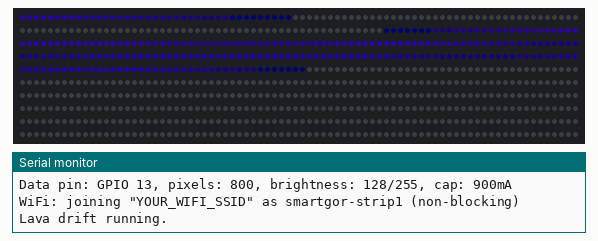
Recording of a sketch running on a simulated ESP32. On the bench: 800 RGB LEDs in strip order, left to right, continuing on the next row, the last lines printed to the serial monitor. Dim RGB values are drawn brighter than linear; WiFi joins after 1.5 s; servers stay silent unless stated; random numbers use the default seed unless the sketch sets one.

Above: at 0.7 s.
At 10.26 s:
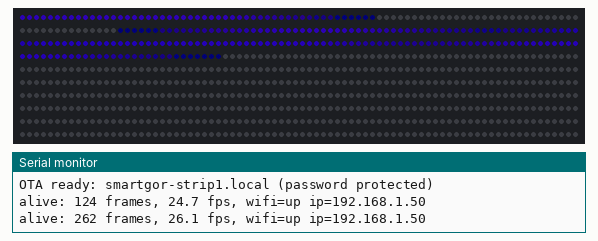
At 15.19 s:
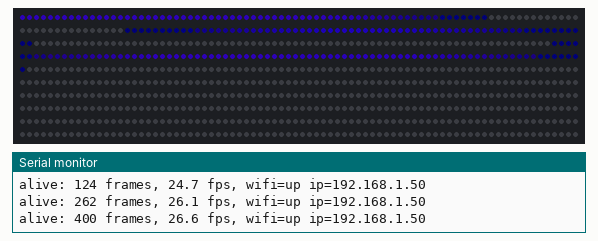
At 17.66 s:
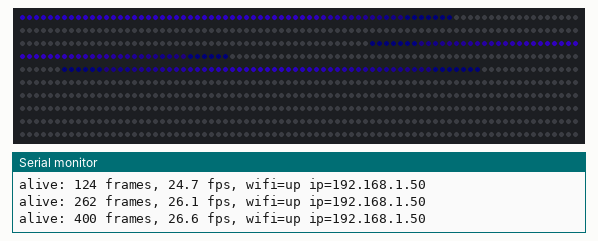
At 20.12 s:
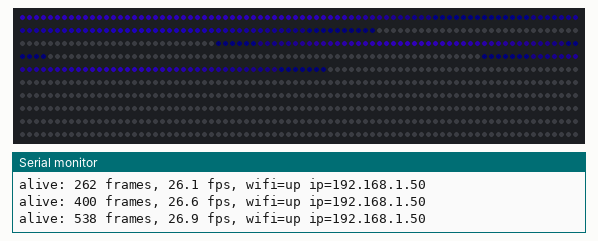
At 39.24 s:
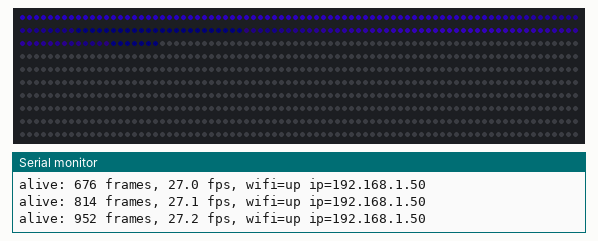

The sketch:

fcob-test.ino
```cpp
// FCOB strip — DEFAULT GENERATIVE LIGHTING ("lava lamp" metaball drift)
// Board: DOIT ESP32 DevKit V1 (30-pin clone)
// Strip: BTF FCOB WS2812B 5V, 800 px, data GPIO 13, powered from VIN (USB).
//
// This sketch is the room's baseline generative layer: slow-drifting purple
// globs with occasional exponential "shots" across the strip. Later phases
// (room LED mapping, Pi-driven reactive input) merge on top of this mode.
//
// Power safety: still on USB supply — FastLED power limiter holds total
// draw at 5V/900mA. Do not raise until the dedicated PSU is installed.
//
// OTA: enabled (standard for all smartGOR ESP32 nodes). First flash goes
// over USB; every later flash can be pushed over WiFi to the node's
// hostname/IP (ArduinoOTA, password-protected).

#include <FastLED.h>
#include <WiFi.h>
#include <WebServer.h>
#include <ArduinoOTA.h>

// ---------- WiFi (2.4GHz IoT network) ----------
#define WIFI_SSID     "YOUR_WIFI_SSID"
#define WIFI_PASS     "CHANGE_ME_PASSWORD"
#define WIFI_HOSTNAME "smartgor-strip1"
#define OTA_PASS      "CHANGE_ME_PASSWORD"   // OTA flash password (change with WiFi creds)

// ---------- Strip ----------
#define DATA_PIN   13
#define NUM_LEDS   800
#define BRIGHTNESS 128        // power limiter below is the real safety cap
#define POWER_BUDGET_MA 900   // USB budget incl. margin for the ESP32

// ---------- Default generative mode: tunables ----------
#define GLOB_COUNT        6     // number of lava globs on the strip
#define GLOB_MIN_RADIUS   28.0f // px, soft falloff radius (min)
#define GLOB_MAX_RADIUS   55.0f // px, soft falloff radius (max)
#define BASE_SPEED        0.35f // px/frame, languid drift speed cap
#define SHOT_CHANCE       9     // per-glob chance in 10000 per frame to fire a shot
#define SHOT_SPEED        9.0f  // px/frame initial burst velocity
#define SHOT_DECAY        0.955f// exponential decay of shot velocity per frame
                                // travel ≈ SHOT_SPEED/(1-SHOT_DECAY) ≈ 200-400px (half strip w/ drift)
#define HUE_CENTER        182   // deep purple/violet (FastLED HSV)
#define HUE_SPREAD        9     // per-glob variation; keeps hues in ~173-191, no pink
#define SATURATION        245

struct Glob {
  float pos;      // px
  float vel;      // px/frame, slow drift component
  float shotVel;  // px/frame, decaying burst component
  float radius;   // px
  uint8_t hue;
};

CRGB leds[NUM_LEDS];
Glob globs[GLOB_COUNT];
uint32_t frames = 0;
uint32_t lastReport = 0;
uint32_t lastWifiCheck = 0;
bool wifiWasConnected = false;
WebServer server(80);

float frand(float lo, float hi) {
  return lo + (esp_random() / (float)UINT32_MAX) * (hi - lo);
}

void initGlobs() {
  for (int i = 0; i < GLOB_COUNT; i++) {
    globs[i].pos = frand(0, NUM_LEDS - 1);
    globs[i].vel = frand(-BASE_SPEED, BASE_SPEED);
    globs[i].shotVel = 0;
    globs[i].radius = frand(GLOB_MIN_RADIUS, GLOB_MAX_RADIUS);
    globs[i].hue = HUE_CENTER + (int)frand(-HUE_SPREAD, HUE_SPREAD);
  }
}

// Baseline generative layer: mostly-slow lava drift, occasional exponential
// shot across ~half the strip, additive blending where globs collide.
void runLavaDefault() {
  // -- update motion --
  for (int i = 0; i < GLOB_COUNT; i++) {
    Glob &g = globs[i];

    // occasionally fire a shot: fast burst that exponentially decays back to drift
    if (g.shotVel == 0 && (esp_random() % 10000) < SHOT_CHANCE) {
      float dir = (g.vel >= 0) ? 1.0f : -1.0f;
      if ((esp_random() & 3) == 0) dir = -dir; // sometimes shoot against drift
      g.shotVel = dir * SHOT_SPEED;
    }
    g.shotVel *= SHOT_DECAY;
    if (fabsf(g.shotVel) < 0.05f) g.shotVel = 0;

    // gentle drift wander
    g.vel += frand(-0.01f, 0.01f);
    g.vel = constrain(g.vel, -BASE_SPEED, BASE_SPEED);

    g.pos += g.vel + g.shotVel;

    // bounce at strip ends
    if (g.pos < 0) { g.pos = -g.pos; g.vel = fabsf(g.vel); g.shotVel = fabsf(g.shotVel); }
    if (g.pos > NUM_LEDS - 1) {
      g.pos = 2 * (NUM_LEDS - 1) - g.pos;
      g.vel = -fabsf(g.vel);
      g.shotVel = -fabsf(g.shotVel);
    }
  }

  // slow-moving globs that meet swap drift directions (soft "collision"),
  // shots pass through and just blend brighter
  for (int i = 0; i < GLOB_COUNT; i++) {
    for (int j = i + 1; j < GLOB_COUNT; j++) {
      float d = globs[j].pos - globs[i].pos;
      bool approaching = (d > 0 && globs[i].vel > globs[j].vel) ||
                         (d < 0 && globs[j].vel > globs[i].vel);
      if (fabsf(d) < 8.0f && approaching &&
          globs[i].shotVel == 0 && globs[j].shotVel == 0) {
        float t = globs[i].vel; globs[i].vel = globs[j].vel; globs[j].vel = t;
      }
    }
  }

  // -- render: metaball falloff, additive brightness, hue-weighted blend --
  for (int p = 0; p < NUM_LEDS; p++) {
    float bright = 0;
    float hueAcc = 0;
    for (int i = 0; i < GLOB_COUNT; i++) {
      float d = (p - globs[i].pos) / globs[i].radius;
      float c = expf(-d * d * 2.2f); // gaussian-ish soft edge
      bright += c;
      hueAcc += c * globs[i].hue;
    }
    if (bright > 0.012f) {
      uint8_t hue = (uint8_t)(hueAcc / bright);
      float v = bright > 1.0f ? 1.0f : bright; // overlap saturates to full
      leds[p] = CHSV(hue, SATURATION, (uint8_t)(v * 255.0f));
    } else {
      leds[p] = CRGB::Black;
    }
  }
}

void setup() {
  Serial.begin(115200);
  delay(500);
  Serial.println();
  Serial.println("=== smartGOR strip1: default generative mode (lava purple) ===");
  Serial.printf("Data pin: GPIO %d, pixels: %d, brightness: %d/255, cap: %dmA\n",
                DATA_PIN, NUM_LEDS, BRIGHTNESS, POWER_BUDGET_MA);

  FastLED.addLeds<WS2812B, DATA_PIN, GRB>(leds, NUM_LEDS);
  FastLED.setBrightness(BRIGHTNESS);
  FastLED.setMaxPowerInVoltsAndMilliamps(5, POWER_BUDGET_MA);
  FastLED.clear(true);

  initGlobs();

  // non-blocking WiFi join — animation never waits on this
  WiFi.mode(WIFI_STA);
  WiFi.setHostname(WIFI_HOSTNAME);
  WiFi.begin(WIFI_SSID, WIFI_PASS);
  Serial.printf("WiFi: joining \"%s\" as %s (non-blocking)\n", WIFI_SSID, WIFI_HOSTNAME);

  server.on("/", []() {
    server.send(200, "text/plain",
                String("ok ") + WIFI_HOSTNAME + " " + WiFi.localIP().toString());
  });

  ArduinoOTA.setHostname(WIFI_HOSTNAME);
  ArduinoOTA.setPassword(OTA_PASS);

  Serial.println("Lava drift running.");
}

void loop() {
  runLavaDefault();
  FastLED.show();
  frames++;

  uint32_t now = millis();

  // WiFi status watcher (non-blocking)
  if (now - lastWifiCheck >= 500) {
    lastWifiCheck = now;
    bool up = (WiFi.status() == WL_CONNECTED);
    if (up && !wifiWasConnected) {
      Serial.printf("WiFi connected: %s  (http://%s/)\n",
                    WiFi.localIP().toString().c_str(),
                    WiFi.localIP().toString().c_str());
      server.begin();
      ArduinoOTA.begin();
      Serial.printf("OTA ready: %s.local (password protected)\n", WIFI_HOSTNAME);
    } else if (!up && wifiWasConnected) {
      Serial.println("WiFi dropped, auto-reconnecting...");
      WiFi.reconnect();
    }
    wifiWasConnected = up;
  }
  if (wifiWasConnected) {
    server.handleClient();
    ArduinoOTA.handle();
  }

  if (now - lastReport >= 5000) {
    Serial.printf("alive: %lu frames, %.1f fps, wifi=%s ip=%s\n",
                  (unsigned long)frames, frames * 1000.0f / now,
                  wifiWasConnected ? "up" : "down",
                  WiFi.localIP().toString().c_str());
    lastReport = now;
  }
  delay(12); // ~35-40 fps with render cost
}
```
